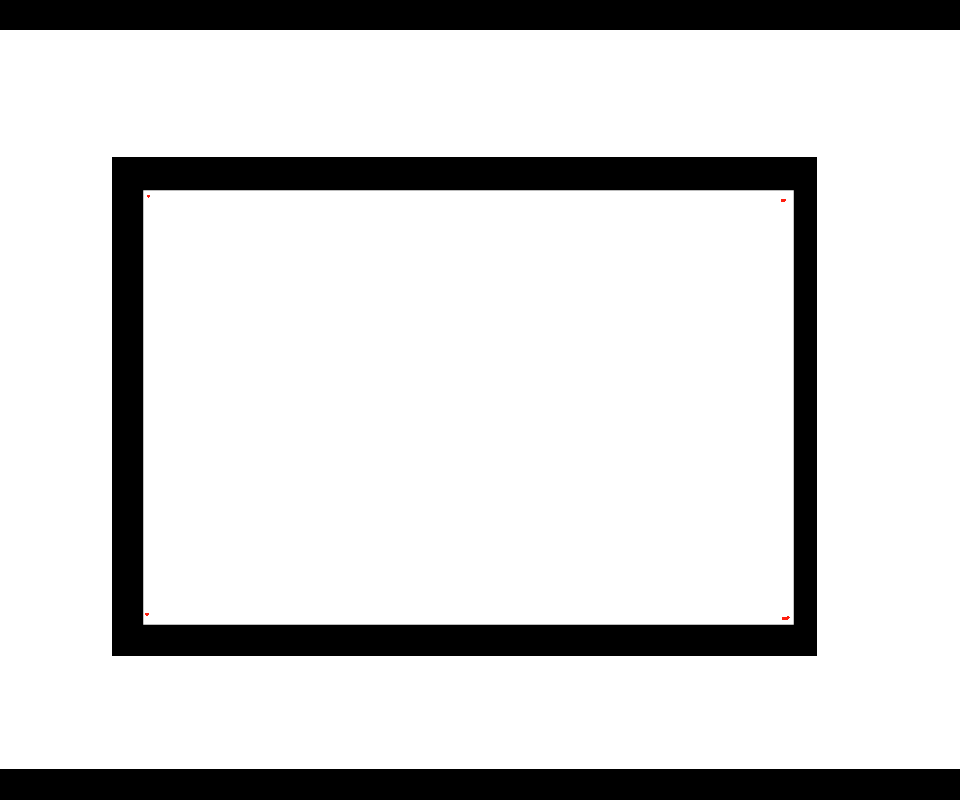
#> input picture Paint_code/block/block_original.png, 960 x 800 px
$ python black_to_gray.py
#> lines starting #> are read from the running program, lines starting #| are printed output that depends on the picture; after the words box and inside, x2 and y2 are one past the last pixel; in counts of white or black regions, pixels touching at a corner belong together
import cv2
import numpy as np

# 加载图像
image = cv2.imread('block_original.png')
#> image is the input picture: shape (800, 960, 3); mean B, G, R 212.6, 212.6, 212.6

# 创建一个掩码，选择黑色区域
black_mask = np.all(image == [0, 0, 0], axis=-1)
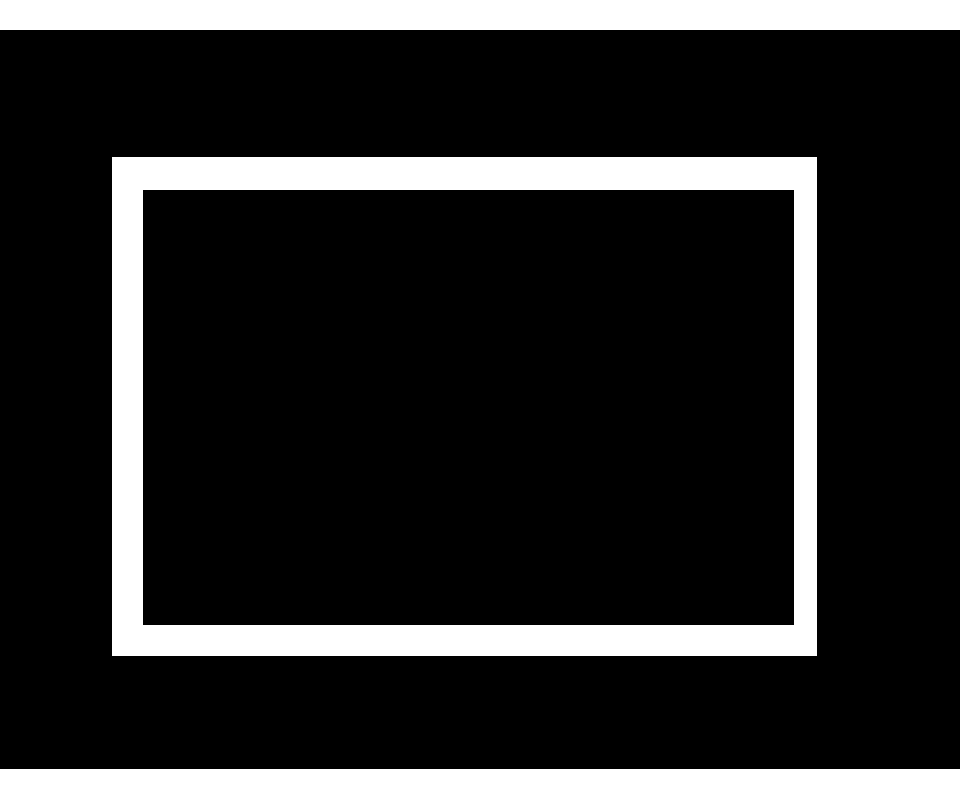
#> black_mask: shape (800, 960) bool; 16.6% white; 3 white regions, box (x1, y1, x2, y2) and area: (112, 157, 817, 656) 68610, (0, 769, 960, 800) 29760, (0, 0, 960, 30) 28800

# 将黑色部分替换为灰色
image[black_mask] = [128, 128, 128]  # 这里的 [128, 128, 128] 是灰色的BGR值
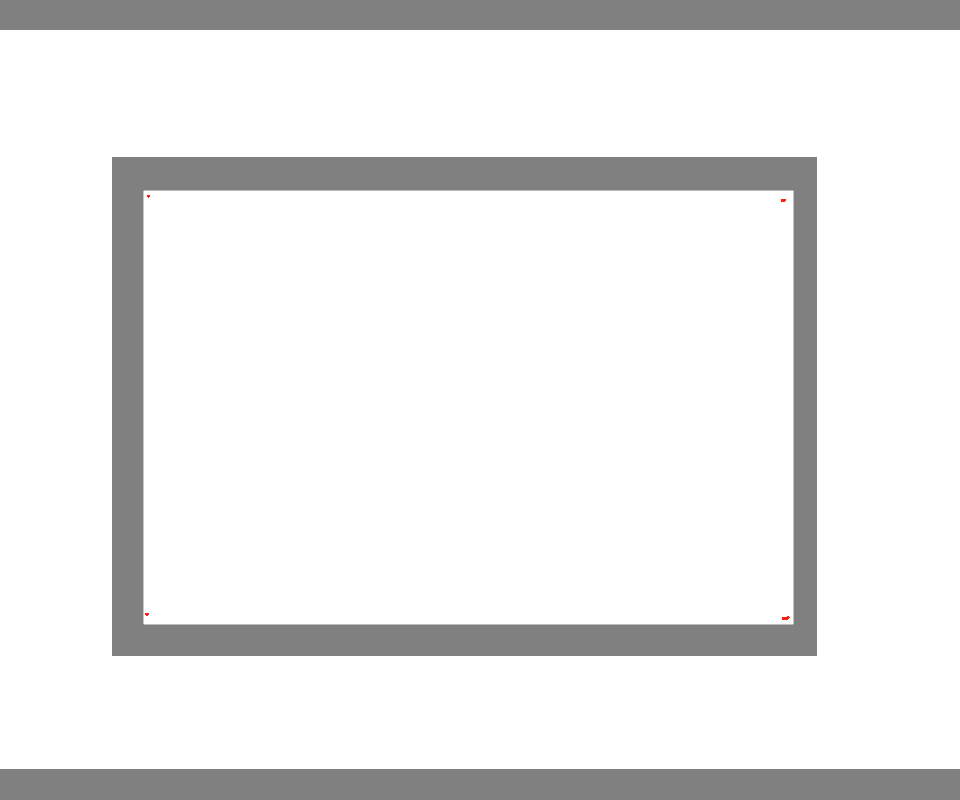
#> image: shape (800, 960, 3); 16.56% of pixels changed, all inside (x1, y1, x2, y2) = (0, 0, 960, 800)

# 显示原始图像和结果图像
cv2.imshow('Original Image', image)
cv2.waitKey(0)
cv2.destroyAllWindows()
cv2.imwrite('block_gray.png',image)
